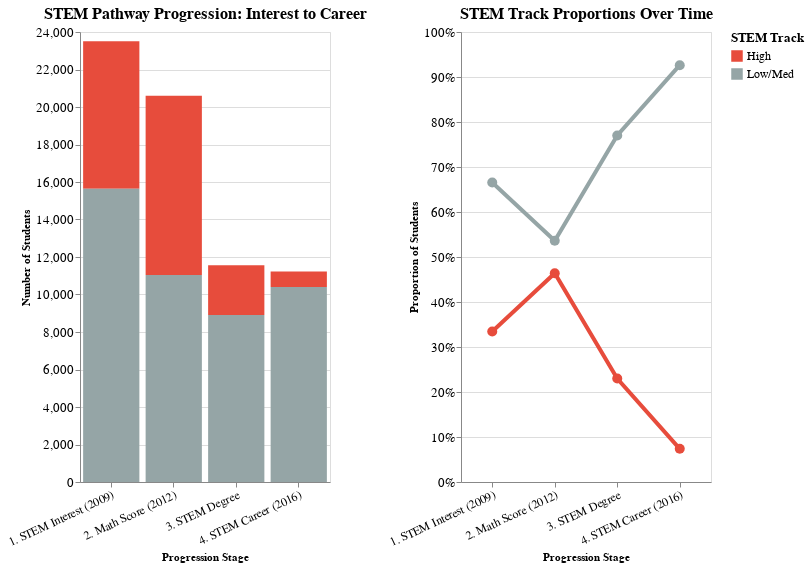

Write notebook code for a chart like this one.
### Code cell
stage1 = df[df["stem_interest_group"].notna()].copy()
stage1["stage"] = "1. STEM Interest (2009)"
stage1["stem_track"] = stage1["stem_interest_group"].apply(
    lambda x: "High" if x == "High Interest" else "Low/Med"
)

stage2 = df[df["X2TXMQUINT"].notna()].copy()
stage2["stage"] = "2. Math Score (2012)"
stage2["stem_track"] = stage2["X2TXMQUINT"].apply(lambda x: "High" if x >= 4 else "Low/Med")

stage3 = df[df["stem_degree"].notna()].copy()
stage3["stage"] = "3. STEM Degree"
stage3["stem_track"] = stage3["stem_degree"].replace({"STEM": "High", "Non-STEM": "Low/Med"})

stage4 = df[df["stem_job"].notna()].copy()
stage4["stage"] = "4. STEM Career (2016)"
stage4["stem_track"] = stage4["stem_job"].replace({"STEM": "High", "Non-STEM": "Low/Med"})

pathway = pd.concat([stage1, stage2, stage3, stage4], ignore_index = True)
pathway_summary = pathway.groupby(["stage", "stem_track"]).size().reset_index(name = "count")
stage_totals = pathway.groupby("stage").size().reset_index(name = "total")
pathway_summary = pathway_summary.merge(stage_totals, on = "stage")
pathway_summary["proportion"] = pathway_summary["count"] / pathway_summary["total"]

click_track = alt.selection_point(fields = ["stem_track"], empty = True)

bar_chart = alt.Chart(pathway_summary).mark_bar().encode(
    x = alt.X("stage:N",
           title = "Progression Stage",
           axis = alt.Axis(labelAngle = -25, labelFontSize = 12),
           sort = ["1. STEM Interest (2009)", "2. Math Score (2012)",
                 "3. STEM Degree", "4. STEM Career (2016)"]),
    y = alt.Y("count:Q",
           title = "Number of Students",
           axis = alt.Axis(labelFontSize = 13)),
    color = alt.Color("stem_track:N",
                   title = "STEM Track",
                   scale = alt.Scale(domain = ["High", "Low/Med"],
                                 range = ["#e74c3c", "#95a5a6"]),
                   legend = alt.Legend(titleFontSize = 13, labelFontSize = 12)),
    opacity = alt.condition(click_track, alt.value(1.0), alt.value(0.3)),
    tooltip = [
        alt.Tooltip("stage:N", title = "Stage"),
        alt.Tooltip("stem_track:N", title = "Track"),
        alt.Tooltip("count:Q", title = "Students"),
        alt.Tooltip("proportion:Q", title = "Proportion", format = ".1%")
    ]
).add_params(click_track).properties(
    width = 550,
    height = 450,
    title = {
        "text": ["STEM Pathway Progression: Interest to Career"],
        "fontSize": 16,
        "fontWeight": "bold"
    }
)

line_plot = alt.Chart(pathway_summary).mark_line(
    point = alt.OverlayMarkDef(filled = True, size = 100),
    strokeWidth = 4
).encode(
    x = alt.X("stage:N",
           title = "Progression Stage",
           axis = alt.Axis(labelAngle = -25, labelFontSize = 12),
           sort = ["1. STEM Interest (2009)", "2. Math Score (2012)",
                 "3. STEM Degree", "4. STEM Career (2016)"]),
    y = alt.Y("proportion:Q",
           title = "Proportion of Students",
           axis = alt.Axis(format = ".0%", labelFontSize = 13),
           scale = alt.Scale(domain = [0, 1])),
    color = alt.Color("stem_track:N",
                   scale = alt.Scale(domain = ["High", "Low/Med"],
                                 range = ["#e74c3c", "#95a5a6"]),
                   legend = None),
    opacity = alt.condition(click_track, alt.value(1.0), alt.value(0.1)),
    tooltip = [
        alt.Tooltip("stage:N", title = "Stage"),
        alt.Tooltip("stem_track:N", title = "Track"),
        alt.Tooltip("proportion:Q", title = "Proportion", format = ".1%"),
        alt.Tooltip("count:Q", title = "Students")
    ]
).properties(
    width = 550,
    height = 450,
    title = {
        "text": "STEM Track Proportions Over Time",
        "fontSize": 16,
        "fontWeight": "bold"
    }
)

viz1 = (bar_chart.properties(width = 250) | line_plot.properties(width = 250))
viz1

### Figure 1 — Vega-Lite specification as saved in the notebook (floating-point values rounded to 4 significant figures)
{"config": {"view": {"continuousWidth": 300, "continuousHeight": 300}}, "hconcat": [{"mark": {"type": "bar"}, "encoding": {"color": {"field": "stem_track", "legend": {"labelFontSize": 12, "titleFontSize": 13}, "scale": {"domain": ["High", "Low/Med"], "range": ["#e74c3c", "#95a5a6"]}, "title": "STEM Track", "type": "nominal"}, "opacity": {"condition": {"param": "param_1", "value": 1.0, "empty": true}, "value": 0.3}, "tooltip": [{"field": "stage", "title": "Stage", "type": "nominal"}, {"field": "stem_track", "title": "Track", "type": "nominal"}, {"field": "count", "title": "Students", "type": "quantitative"}, {"field": "proportion", "format": ".1%", "title": "Proportion", "type": "quantitative"}], "x": {"axis": {"labelAngle": -25, "labelFontSize": 12}, "field": "stage", "sort": ["1. STEM Interest (2009)", "2. Math Score (2012)", "3. STEM Degree", "4. STEM Career (2016)"], "title": "Progression Stage", "type": "nominal"}, "y": {"axis": {"labelFontSize": 13}, "field": "count", "title": "Number of Students", "type": "quantitative"}}, "height": 450, "name": "view_1", "title": {"text": ["STEM Pathway Progression: Interest to Career"], "fontSize": 16, "fontWeight": "bold"}, "width": 250}, {"mark": {"type": "line", "point": {"filled": true, "size": 100}, "strokeWidth": 4}, "encoding": {"color": {"field": "stem_track", "legend": null, "scale": {"domain": ["High", "Low/Med"], "range": ["#e74c3c", "#95a5a6"]}, "type": "nominal"}, "opacity": {"condition": {"param": "param_1", "value": 1.0, "empty": true}, "value": 0.1}, "tooltip": [{"field": "stage", "title": "Stage", "type": "nominal"}, {"field": "stem_track", "title": "Track", "type": "nominal"}, {"field": "proportion", "format": ".1%", "title": "Proportion", "type": "quantitative"}, {"field": "count", "title": "Students", "type": "quantitative"}], "x": {"axis": {"labelAngle": -25, "labelFontSize": 12}, "field": "stage", "sort": ["1. STEM Interest (2009)", "2. Math Score (2012)", "3. STEM Degree", "4. STEM Career (2016)"], "title": "Progression Stage", "type": "nominal"}, "y": {"axis": {"format": ".0%", "labelFontSize": 13}, "field": "proportion", "scale": {"domain": [0, 1]}, "title": "Proportion of Students", "type": "quantitative"}}, "height": 450, "title": {"text": "STEM Track Proportions Over Time", "fontSize": 16, "fontWeight": "bold"}, "width": 250}], "data": {"name": "data-583beafac80a33d5c7f174e48dec8f5c"}, "params": [{"name": "param_1", "select": {"type": "point", "fields": ["stem_track"]}, "views": ["view_1"]}], "$schema": "https://vega.github.io/schema/vega-lite/v5.20.1.json", "datasets": {"data-583beafac80a33d5c7f174e48dec8f5c": [{"stage": "1. STEM Interest (2009)", "stem_track": "High", "count": 7857, "total": 23503, "proportion": 0.3343}, {"stage": "1. STEM Interest (2009)", "stem_track": "Low/Med", "count": 15646, "total": 23503, "proportion": 0.6657}, {"stage": "2. Math Score (2012)", "stem_track": "High", "count": 9554, "total": 20594, "proportion": 0.4639}, {"stage": "2. Math Score (2012)", "stem_track": "Low/Med", "count": 11040, "total": 20594, "proportion": 0.5361}, {"stage": "3. STEM Degree", "stem_track": "High", "count": 2658, "total": 11560, "proportion": 0.2299}, {"stage": "3. STEM Degree", "stem_track": "Low/Med", "count": 8902, "total": 11560, "proportion": 0.7701}, {"stage": "4. STEM Career (2016)", "stem_track": "High", "count": 828, "total": 11232, "proportion": 0.07372}, {"stage": "4. STEM Career (2016)", "stem_track": "Low/Med", "count": 10404, "total": 11232, "proportion": 0.9263}]}}
